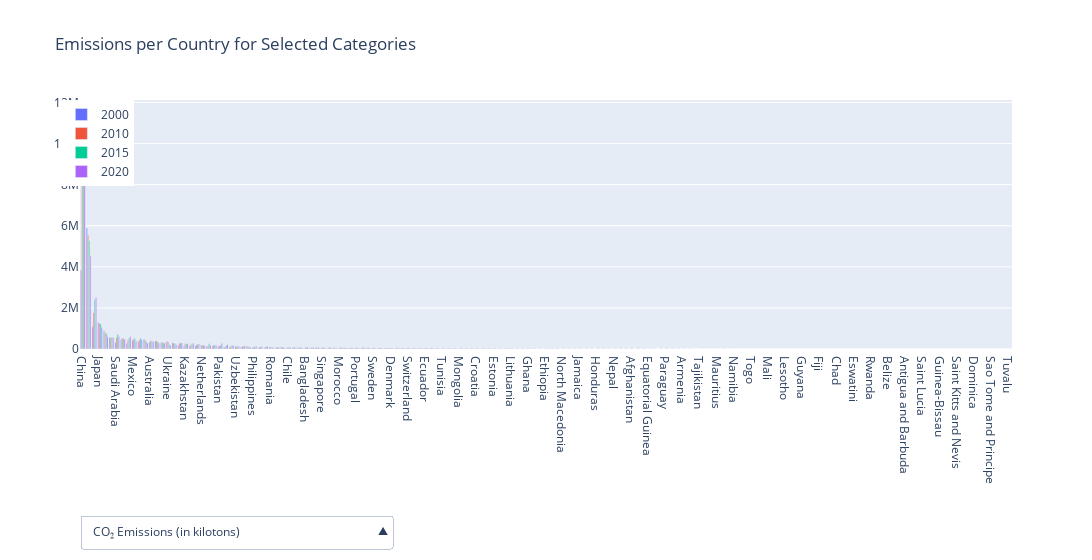

The notebook cell saved with this chart:
### Markdown cell above
<div class="scrollable-container">

### Code cell
# Sort by 'total_CO' (or any other initial sort criteria) and select the top 10
merge = pd.read_csv('../graphs/graphA/merge.csv')
years = ['2000', '2010', '2015', '2020']
# LULUCF filter:
# Removes all rows with 'All sectors with LULUCF' in the 'Item' column
merge = merge[merge['Item'] != 'All sectors with LULUCF']

# Calculate the average of the relative values for each country
merge['avg_total'] = merge[[year for year in years]].mean(axis=1)

# Sort by the average
total_sort = merge.sort_values('avg_total', ascending=False)

# Create a new Figure
fig = go.Figure()

for year in years:
    fig.add_trace(go.Bar(
        x=total_sort['Area'],
        y=total_sort[year],
        name=year,
        width=0.2,
    ))


# Change the bar mode to group
fig.update_layout(barmode='group')

# Add labels and title
fig.update_layout(
    title='Emissions per Country for Selected Categories',
    xaxis_title='',
    yaxis_title=''
)

# Define dropdown menus for switching categories
fig.update_layout(
    updatemenus=[
        dict(
            buttons=[
                dict(label="CO₂ Emissions (in kilotons)",
                     method="update",
                     args=[{"y": [total_sort[year] for year in years]}]),
                dict(label="CO₂ Emissions per Area (in kilotons per km²)",
                     method="update",
                     args=[{"y": [total_sort[year+'/area'] for year in years]}]),
                dict(label="CO₂ Emissions per Capita (in kilotons per person)",
                     method="update",
                     args=[{"y": [total_sort[year+'/pop'] for year in years]}])
            ],
            direction="up",
            pad={"r": 10, "t": 10},
            showactive=True,
            x=0,
            xanchor="left",
            y=-0.8,
            yanchor="bottom"
        ),
    ],
    width=6000,
    bargroupgap=1,
    legend=dict(x=-0.02, y=1, xanchor='left', yanchor='top'),
)

# Show the plot
fig.show()

### Figure 1 — Plotly figure (JSON) as saved in the notebook; plotly's stock layout.template omitted (floating-point values rounded to 4 significant figures; data arrays with more than 128 entries replaced by an {"elided": "..."} marker saying what was removed)
{"data": [{"name": "2000", "type": "bar", "width": 0.2, "x": {"elided": "163 str values"}, "y": {"elided": "163 float values"}}, {"name": "2010", "type": "bar", "width": 0.2, "x": {"elided": "163 str values"}, "y": {"elided": "163 float values"}}, {"name": "2015", "type": "bar", "width": 0.2, "x": {"elided": "163 str values"}, "y": {"elided": "163 float values"}}, {"name": "2020", "type": "bar", "width": 0.2, "x": {"elided": "163 str values"}, "y": {"elided": "163 float values"}}], "layout": {"bargroupgap": 1, "barmode": "group", "legend": {"x": -0.02, "xanchor": "left", "y": 1, "yanchor": "top"}, "title": {"text": "Emissions per Country for Selected Categories"}, "updatemenus": [{"buttons": [{"args": [{"y": {"elided": "4x163 float values"}}], "label": "CO₂ Emissions (in kilotons)", "method": "update"}, {"args": [{"y": {"elided": "4x163 float values"}}], "label": "CO₂ Emissions per Area (in kilotons per km²)", "method": "update"}, {"args": [{"y": {"elided": "4x163 float values"}}], "label": "CO₂ Emissions per Capita (in kilotons per person)", "method": "update"}], "direction": "up", "pad": {"r": 10, "t": 10}, "showactive": true, "x": 0, "xanchor": "left", "y": -0.8, "yanchor": "bottom"}], "width": 6000, "xaxis": {"title": {"text": ""}}, "yaxis": {"title": {"text": ""}}}}
